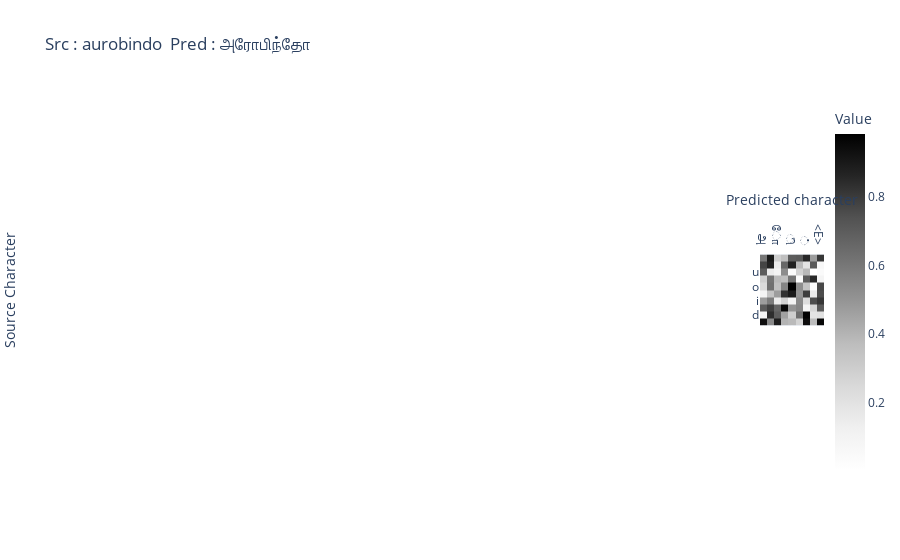

Notebook source saved alongside this figure:
### Code cell
generate_attention_heatmap(1, source, pred, attn_matrix)

### Figure 1 — Plotly figure (JSON) as saved in the notebook; plotly's stock layout.template omitted (floating-point values rounded to 4 significant figures)
{"data": [{"coloraxis": "coloraxis", "hovertemplate": "Predicted character: %{x}<br>Source Character: %{y}<br>Value: %{z}<extra></extra>", "name": "0", "type": "heatmap", "x": ["அ", "ர", "ோ", "ப", "ி", "ந", "்", "த", "ோ", "<E>"], "xaxis": "x", "y": ["<S>", "a", "u", "r", "o", "b", "i", "n", "d", "o", "<E>"], "yaxis": "y", "z": [[0.601, 0.8981, 0.4637, 0.3641, 0.7002, 0.7114, 0.8518, 0.4732, 0.2973, 0.8107], [0.776, 0.8716, 0.7016, 0.6584, 0.873, 0.3798, 0.1962, 0.7089, 0.1556, 0.07088], [0.6995, 0.1455, 0.06322, 0.5259, 0.02839, 0.2799, 0.3825, 0.004754, 0.09401, 0.04533], [0.2897, 0.6104, 0.2449, 0.3637, 0.6064, 0.0328, 0.703, 0.851, 0.3809, 0.09123], [0.6082, 0.9677, 0.3537, 0.6762, 0.9715, 0.6672, 0.1951, 0.9119, 0.2579, 0.6693], [0.09287, 0.3442, 0.9507, 0.8266, 0.8978, 0.5033, 0.7911, 0.1475, 0.4713, 0.7513], [0.4723, 0.5847, 0.5546, 0.2758, 0.09234, 0.5355, 0.2271, 0.7496, 0.1464, 0.8104], [0.7046, 0.7872, 0.1838, 0.956, 0.5008, 0.5494, 0.08959, 0.2593, 0.6638, 0.7052], [0.09715, 0.8383, 0.4665, 0.4595, 0.2959, 0.6346, 0.979, 0.1893, 0.6962, 0.2082], [0.2403, 0.6261, 0.5429, 0.5541, 0.982, 0.5207, 0.3448, 0.0363, 0.3533, 0.7657], [0.9353, 0.538, 0.5275, 0.3992, 0.3799, 0.2742, 0.9414, 0.375, 0.8871, 0.9601]]}], "layout": {"coloraxis": {"colorbar": {"title": {"text": "Value"}}, "colorscale": [[0, "rgb(255,255,255)"], [0.125, "rgb(240,240,240)"], [0.25, "rgb(217,217,217)"], [0.375, "rgb(189,189,189)"], [0.5, "rgb(150,150,150)"], [0.625, "rgb(115,115,115)"], [0.75, "rgb(82,82,82)"], [0.875, "rgb(37,37,37)"], [1, "rgb(0,0,0)"]]}, "title": {"text": "Src : aurobindo\n Pred : அரோபிந்தோ"}, "xaxis": {"anchor": "y", "constrain": "domain", "domain": [0, 1], "scaleanchor": "y", "side": "top", "title": {"text": "Predicted character"}}, "yaxis": {"anchor": "x", "autorange": "reversed", "constrain": "domain", "domain": [0, 1], "title": {"text": "Source Character"}}}}
